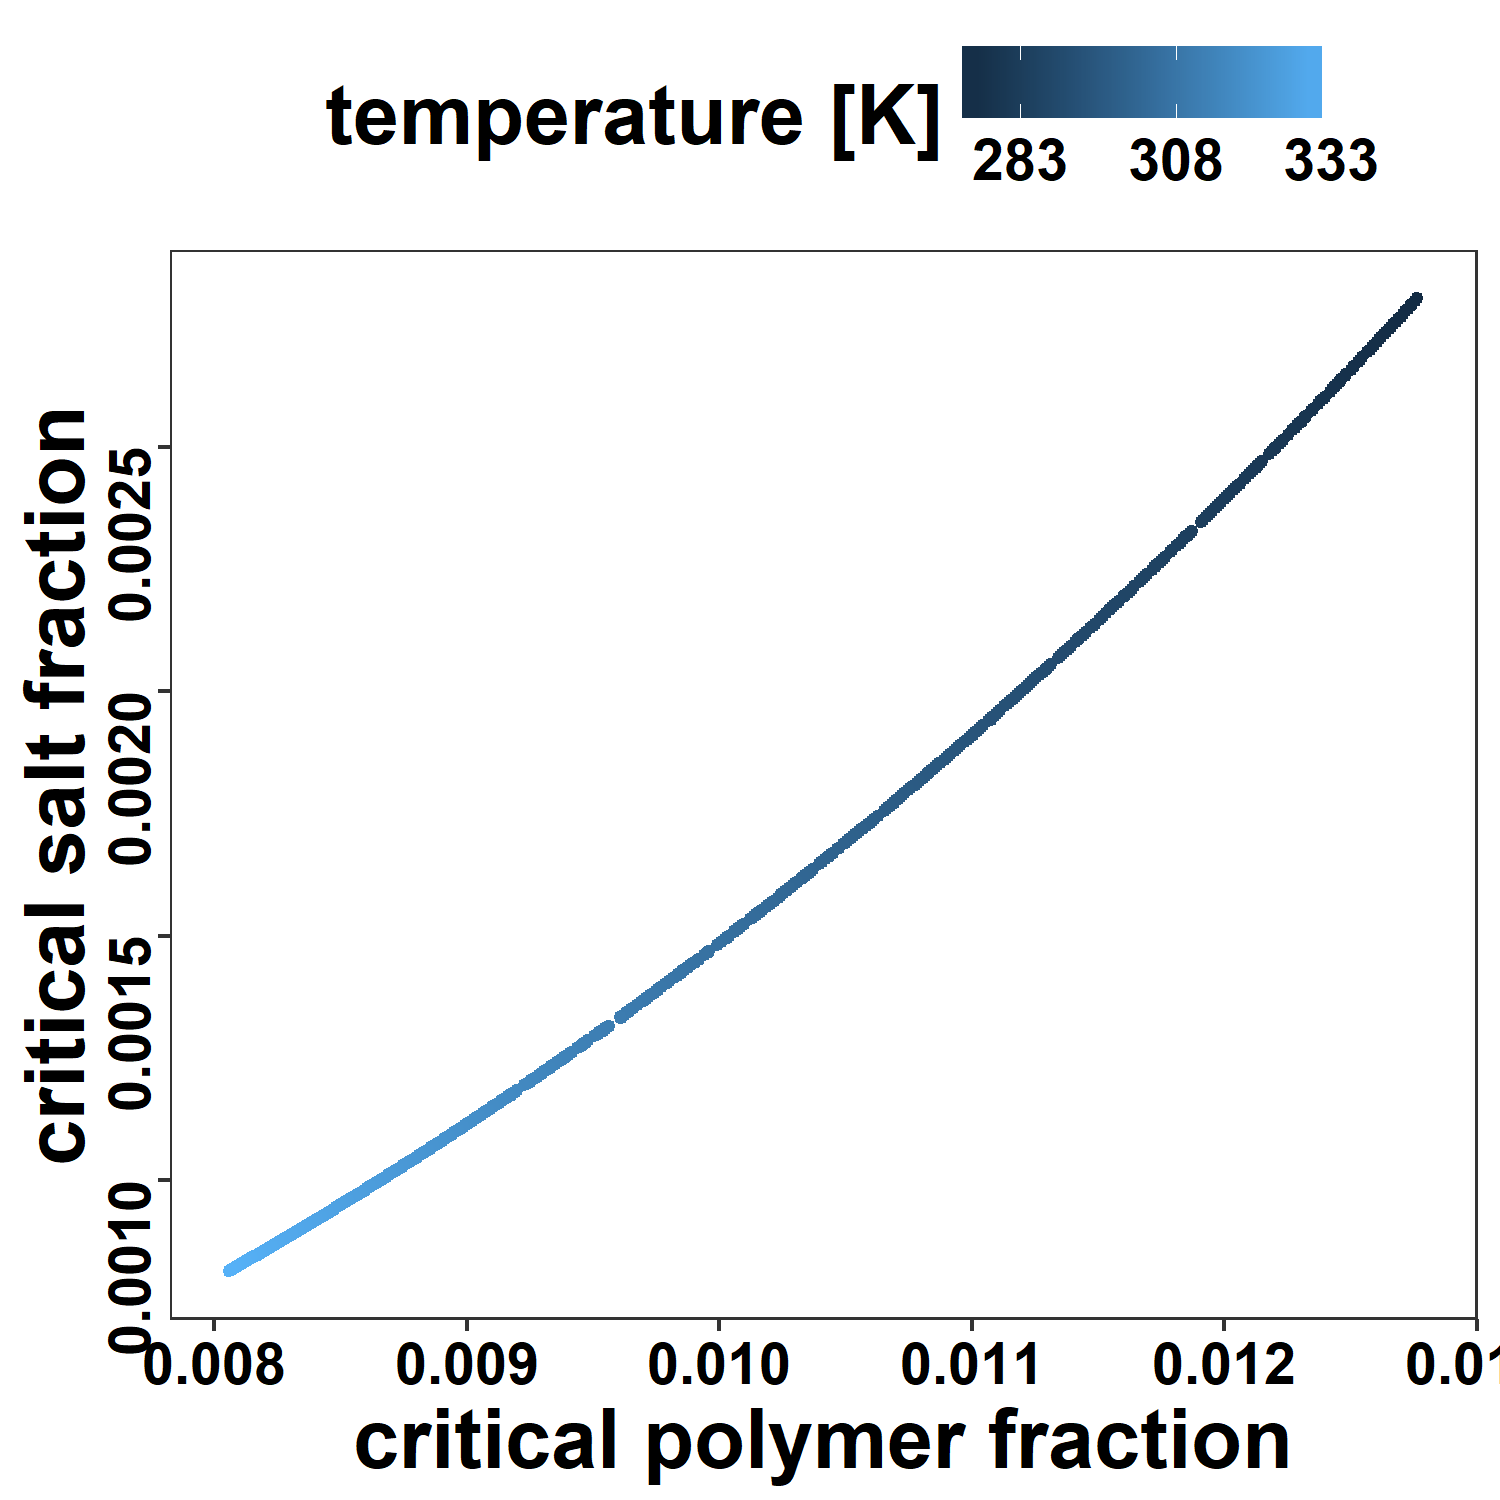

This chart was generated by the following R code:

rm(list = ls())
source('vomodel.R')
library(yxplot)
library(ggplot2)
library(dplyr)
library(rootSolve)
library(pracma)
library(nleqslv)
DEBUG <- T
SAVE <- T


system.properties <- list(
    polymer.num   = c(207, 900e3/306.2,   1, 1, 1),
    sigma         = c(11/207, 0.5,   1, 1, 0),
    size.ratio    = c(   1,    1,   1, 1, 1),
    molar.ratio   = c(  900e3/306.2,  11, 0.5, 0.5, 0),  # the polycation:polyanion and cation:anion molar ratio
    water.size    = k.water.size
)
fitting.para <- list()
fitting.para$epsilon <- 1E-8
fitting.para$sampling.gap <- 1e-4
fitting.para$critical.point.guess <- c(phi.polymer=0.005, phi.salt=0.005)
fitting.para$binodal.guess <- c( 0.1,  0.005)  # phi.polymer.2, phi.salt = 0.9 * critical salt



c.point.temp.ds <- c.point.temp(system.properties, fitting.para)
c.point.temp.f <- c.point.temp.fun(c.point.temp.ds)
c.point.temp.f(seq(273.15, 333.15, 0.1))

g <- ggplot(c.point.temp.ds, aes(x = phi.polymer, y = phi.salt, col = temp)) +
    geom_point(size = 1) + 
    labs(x = 'critical polymer fraction',
         y = 'critical salt fraction',
         col = 'temperature [K]') +
    scale_color_continuous(breaks = c(283, 308, 333))
    
g <- theme.background.1(g)
g <- theme.title.text.1(g)
print(g)
if(SAVE) ggsave('test.critical.point.png', width = 5, height = 5)
